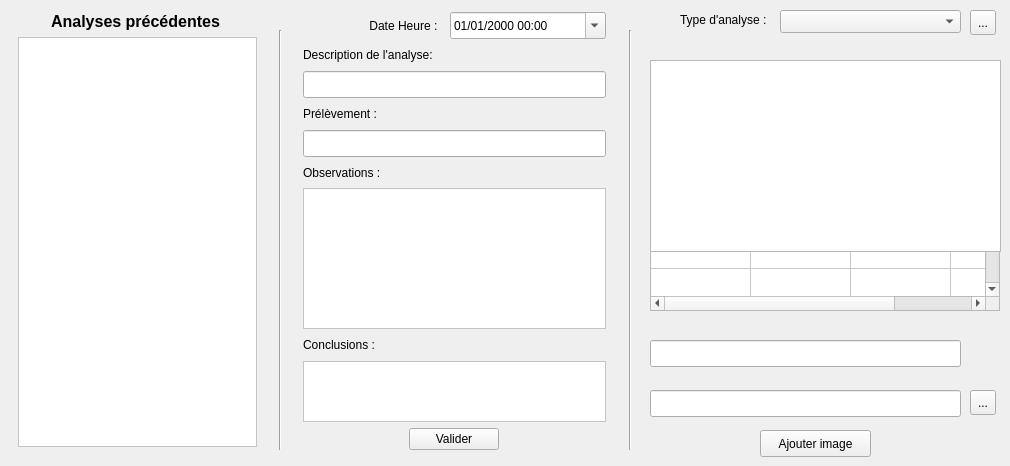
        <widget class="QWidget" name="tab_analyses">
         <attribute name="title">
          <string>Analyses</string>
         </attribute>
         <widget class="QTableWidget" name="tableWidget_analyses">
          <property name="enabled">
           <bool>true</bool>
          </property>
          <property name="geometry">
           <rect>
            <x>650</x>
            <y>70</y>
            <width>350</width>
            <height>241</height>
           </rect>
          </property>
          <property name="showGrid">
           <bool>true</bool>
          </property>
          <property name="rowCount">
           <number>16</number>
          </property>
          <property name="columnCount">
           <number>4</number>
          </property>
          <attribute name="verticalHeaderVisible">
           <bool>false</bool>
          </attribute>
          <attribute name="verticalHeaderVisible">
           <bool>false</bool>
          </attribute>
          <row/>
          <row/>
          <row/>
          <row/>
          <row/>
          <row/>
          <row/>
          <row/>
          <row/>
          <row/>
          <row/>
          <row/>
          <row/>
          <row/>
          <row/>
          <row/>
          <column/>
          <column/>
          <column/>
          <column/>
         </widget>
         <widget class="QListWidget" name="listWidget_analyse">
          <property name="geometry">
           <rect>
            <x>650</x>
            <y>60</y>
            <width>351</width>
            <height>192</height>
           </rect>
          </property>
         </widget>
         <widget class="QLineEdit" name="lineEdit_titreImage">
          <property name="geometry">
           <rect>
            <x>650</x>
            <y>340</y>
            <width>311</width>
            <height>27</height>
           </rect>
          </property>
         </widget>
         <widget class="QLineEdit" name="lineEdit_fichier">
          <property name="geometry">
           <rect>
            <x>650</x>
            <y>390</y>
            <width>311</width>
            <height>27</height>
           </rect>
          </property>
         </widget>
         <widget class="QToolButton" name="toolButton_fichier">
          <property name="geometry">
           <rect>
            <x>970</x>
            <y>390</y>
            <width>26</width>
            <height>25</height>
           </rect>
          </property>
          <property name="text">
           <string>...</string>
          </property>
         </widget>
         <widget class="QPushButton" name="pushButton_addImage">
          <property name="geometry">
           <rect>
            <x>760</x>
            <y>430</y>
            <width>111</width>
            <height>27</height>
           </rect>
          </property>
          <property name="toolTip">
           <string>Ajouter une nouvelle image à l'examen</string>
          </property>
          <property name="text">
           <string>Ajouter image</string>
          </property>
         </widget>
         <widget class="Line" name="line">
          <property name="geometry">
           <rect>
            <x>620</x>
            <y>30</y>
            <width>20</width>
            <height>420</height>
           </rect>
          </property>
          <property name="orientation">
           <enum>Qt::Vertical</enum>
          </property>
         </widget>
         <widget class="Line" name="line_2">
          <property name="geometry">
           <rect>
            <x>270</x>
            <y>30</y>
            <width>20</width>
            <height>420</height>
           </rect>
          </property>
          <property name="orientation">
           <enum>Qt::Vertical</enum>
          </property>
         </widget>
         <widget class="QLabel" name="label_5">
          <property name="geometry">
           <rect>
            <x>660</x>
            <y>11</y>
            <width>113</width>
            <height>17</height>
           </rect>
          </property>
          <property name="text">
           <string>Type d'analyse :  </string>
          </property>
          <property name="alignment">
           <set>Qt::AlignRight|Qt::AlignTrailing|Qt::AlignVCenter</set>
          </property>
         </widget>
         <widget class="QComboBox" name="comboBox_typeanalyse">
          <property name="geometry">
           <rect>
            <x>780</x>
            <y>10</y>
            <width>181</width>
            <height>23</height>
           </rect>
          </property>
          <property name="sizePolicy">
           <sizepolicy hsizetype="Preferred" vsizetype="Fixed">
            <horstretch>0</horstretch>
            <verstretch>0</verstretch>
           </sizepolicy>
          </property>
          <property name="baseSize">
           <size>
            <width>0</width>
            <height>0</height>
           </size>
          </property>
         </widget>
         <widget class="QLabel" name="label_3">
          <property name="geometry">
           <rect>
            <x>50</x>
            <y>12</y>
            <width>171</width>
            <height>19</height>
           </rect>
          </property>
          <property name="font">
           <font>
            <family>Arial</family>
            <pointsize>12</pointsize>
            <weight>75</weight>
            <bold>true</bold>
           </font>
          </property>
          <property name="text">
           <string>Analyses précédentes</string>
          </property>
          <property name="textFormat">
           <enum>Qt::PlainText</enum>
          </property>
          <property name="alignment">
           <set>Qt::AlignCenter</set>
          </property>
          <property name="buddy">
           <cstring>listView</cstring>
          </property>
         </widget>
         <widget class="QListView" name="listView">
          <property name="geometry">
           <rect>
            <x>18</x>
            <y>37</y>
            <width>239</width>
            <height>410</height>
           </rect>
          </property>
          <property name="statusTip">
           <string>Double click pour éditer l'analyse</string>
          </property>
          <property name="styleSheet">
           <string notr="true">background-color: rgb(255, 255, 255);</string>
          </property>
         </widget>
         <widget class="QWidget" name="layoutWidget">
          <property name="geometry">
           <rect>
            <x>303</x>
            <y>12</y>
            <width>303</width>
            <height>438</height>
           </rect>
          </property>
          <layout class="QVBoxLayout" name="verticalLayout_2">
           <item>
            <layout class="QHBoxLayout" name="horizontalLayout_2">
             <item>
              <widget class="QLabel" name="label_4">
               <property name="baseSize">
                <size>
                 <width>0</width>
                 <height>0</height>
                </size>
               </property>
               <property name="text">
                <string>Date Heure :  </string>
               </property>
               <property name="alignment">
                <set>Qt::AlignRight|Qt::AlignTrailing|Qt::AlignVCenter</set>
               </property>
               <property name="buddy">
                <cstring>dateTimeEdit_analyse</cstring>
               </property>
              </widget>
             </item>
             <item>
              <widget class="QDateTimeEdit" name="dateTimeEdit_analyse">
               <property name="sizePolicy">
                <sizepolicy hsizetype="Fixed" vsizetype="Fixed">
                 <horstretch>0</horstretch>
                 <verstretch>0</verstretch>
                </sizepolicy>
               </property>
               <property name="minimumSize">
                <size>
                 <width>156</width>
                 <height>27</height>
                </size>
               </property>
               <property name="displayFormat">
                <string>dd/MM/yyyy HH:mm</string>
               </property>
               <property name="calendarPopup">
                <bool>true</bool>
               </property>
              </widget>
             </item>
            </layout>
           </item>
           <item>
            <widget class="QLabel" name="label_6">
             <property name="text">
              <string>Description de l'analyse:</string>
             </property>
             <property name="buddy">
              <cstring>lineEdit_description</cstring>
             </property>
            </widget>
           </item>
           <item>
            <widget class="QLineEdit" name="lineEdit_description">
             <property name="sizePolicy">
              <sizepolicy hsizetype="Preferred" vsizetype="Fixed">
               <horstretch>0</horstretch>
               <verstretch>0</verstretch>
              </sizepolicy>
             </property>
             <property name="minimumSize">
              <size>
               <width>261</width>
               <height>27</height>
              </size>
             </property>
            </widget>
           </item>
           <item>
            <widget class="QLabel" name="label_7">
             <property name="text">
              <string>Prélèvement :</string>
             </property>
             <property name="buddy">
              <cstring>lineEdit_prelevement</cstring>
             </property>
            </widget>
           </item>
           <item>
            <widget class="QLineEdit" name="lineEdit_prelevement">
             <property name="sizePolicy">
              <sizepolicy hsizetype="Preferred" vsizetype="Fixed">
               <horstretch>0</horstretch>
               <verstretch>0</verstretch>
              </sizepolicy>
             </property>
             <property name="minimumSize">
              <size>
               <width>261</width>
               <height>27</height>
              </size>
             </property>
            </widget>
           </item>
           <item>
            <widget class="QLabel" name="label_8">
             <property name="text">
              <string>Observations :</string>
             </property>
             <property name="buddy">
              <cstring>textEdit_syntheseanalyse</cstring>
             </property>
            </widget>
           </item>
           <item>
            <widget class="QTextEdit" name="textEdit_syntheseanalyse">
             <property name="sizePolicy">
              <sizepolicy hsizetype="Expanding" vsizetype="Fixed">
               <horstretch>0</horstretch>
               <verstretch>0</verstretch>
              </sizepolicy>
             </property>
             <property name="minimumSize">
              <size>
               <width>301</width>
               <height>120</height>
              </size>
             </property>
             <property name="maximumSize">
              <size>
               <width>16777215</width>
               <height>141</height>
              </size>
             </property>
             <property name="baseSize">
              <size>
               <width>0</width>
               <height>0</height>
              </size>
             </property>
             <property name="autoFillBackground">
              <bool>false</bool>
             </property>
             <property name="styleSheet">
              <string notr="true">background-color: rgb(255, 255, 255);</string>
             </property>
            </widget>
           </item>
           <item>
            <widget class="QLabel" name="label_9">
             <property name="text">
              <string>Conclusions :</string>
             </property>
             <property name="buddy">
              <cstring>textEdit_conclusions</cstring>
             </property>
            </widget>
           </item>
           <item>
            <widget class="QTextEdit" name="textEdit_conclusions">
             <property name="sizePolicy">
              <sizepolicy hsizetype="Expanding" vsizetype="Fixed">
               <horstretch>0</horstretch>
               <verstretch>0</verstretch>
              </sizepolicy>
             </property>
             <property name="minimumSize">
              <size>
               <width>301</width>
               <height>0</height>
              </size>
             </property>
             <property name="maximumSize">
              <size>
               <width>16777215</width>
               <height>61</height>
              </size>
             </property>
             <property name="styleSheet">
              <string notr="true">background-color: rgb(255, 255, 255);</string>
             </property>
            </widget>
           </item>
           <item>
            <layout class="QHBoxLayout" name="horizontalLayout_6">
             <item>
              <widget class="QPushButton" name="pushButton_valide">
               <property name="maximumSize">
                <size>
                 <width>90</width>
                 <height>16777215</height>
                </size>
               </property>
               <property name="focusPolicy">
                <enum>Qt::StrongFocus</enum>
               </property>
               <property name="toolTip">
                <string>Ajouter l'analyse au dossier</string>
               </property>
               <property name="text">
                <string>Valider</string>
               </property>
              </widget>
             </item>
            </layout>
           </item>
          </layout>
         </widget>
         <widget class="QToolButton" name="toolButton_AddTypeAnalyse">
          <property name="geometry">
           <rect>
            <x>970</x>
            <y>10</y>
            <width>26</width>
            <height>25</height>
           </rect>
          </property>
          <property name="toolTip">
           <string>AJouter des types d'analyses</string>
          </property>
          <property name="text">
           <string>...</string>
          </property>
          <property name="icon">
           <iconset resource="resources.qrc">
            <normaloff>:/newPrefix/images/add1.png</normaloff>:/newPrefix/images/add1.png</iconset>
          </property>
          <property name="iconSize">
           <size>
            <width>20</width>
            <height>20</height>
           </size>
          </property>
         </widget>
        </widget>
